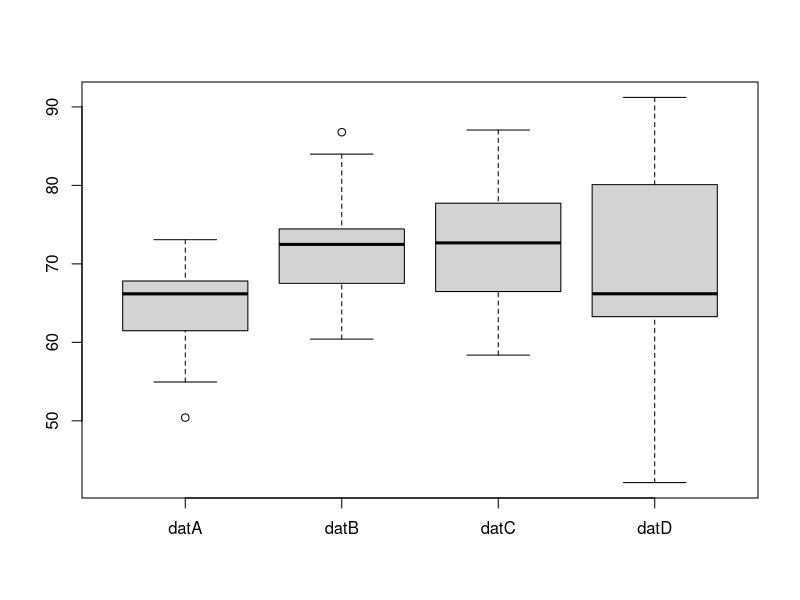
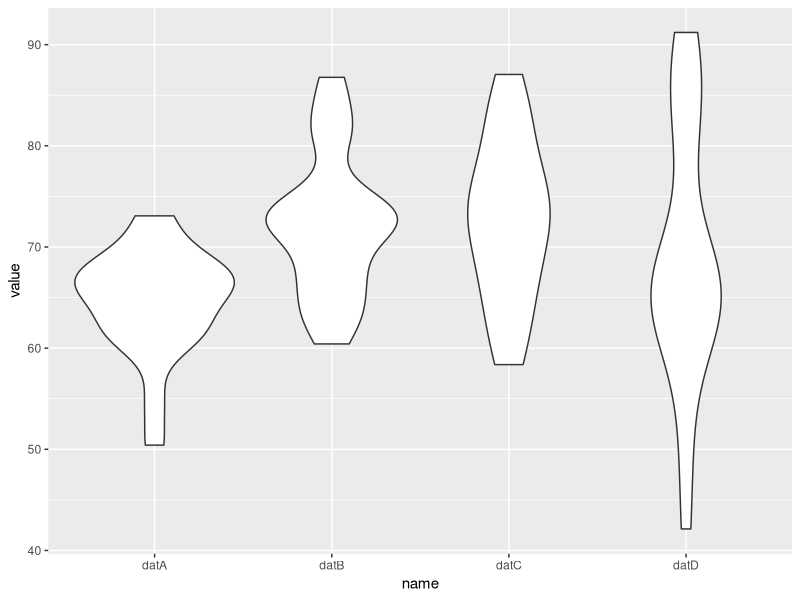

Recreate these plots in R, in order.
# データ生成
# 要約量
mA<-65
mB<-70
mC<-70
mD<-70
sdA<-8
sdB<-8
sdC<-8
sdD<-12

numD<-20

datA<-sort(rnorm(numD, mean=mA, sd=sdA))
datB<-sort(rnorm(numD, mean=mB, sd=sdB))
datC<-rnorm(numD, mean=mC, sd=sdC)
datD<-rnorm(numD, mean=mD, sd=sdD)

t.test(datA,datB)
t.test(datA,datB,paired=T)
t.test(datA,datC)
t.test(datA,datD)


dat<-data.frame(cbind(datA,datB,datC,datD))
boxplot(dat)

library(tidyr)
library(ggplot2)
ldat<-tidyr::pivot_longer(dat, col=c('datA','datB','datC', 'datD'))

ggplot(data=ldat,aes(x=name,y=value))+geom_violin()

write.csv(dat,file='week7_1.csv',row.names = FALSE)                
                